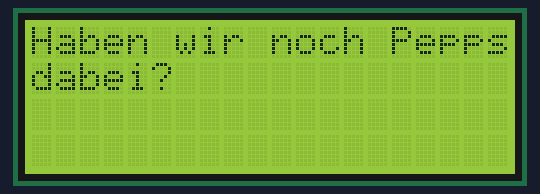
A sketch run on a simulated Arduino Uno, built with avr-gcc and run on an emulated ATmega328P. Shown: 20×4 character LCD.

Above: at 3.1 s.
At 6.2 s:
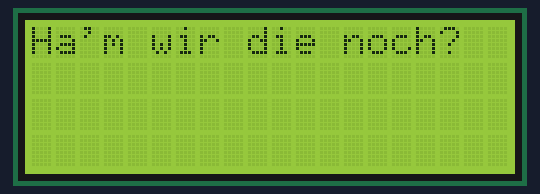
At 9.2 s:
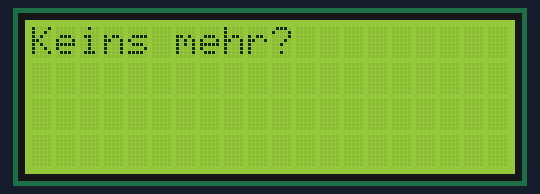
At 15.2 s:
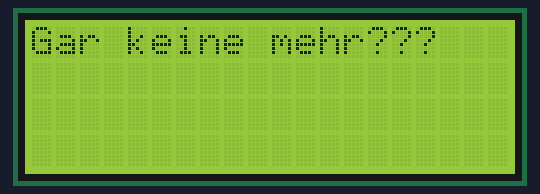
At 18.2 s:
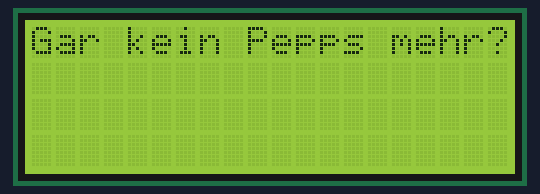
At 36.4 s:
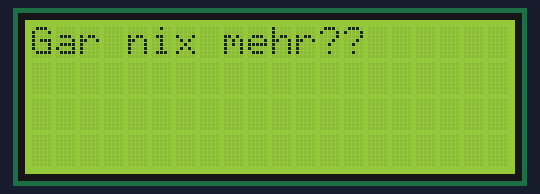

Measured:
- what the display in image 0 shows lasts 2.5 s, from 3.1 s to 5.6 s

The sketch:

sketch.ino
```cpp
#include <Wire.h>
#include <LiquidCrystal_I2C.h>

LiquidCrystal_I2C lcd(0x27, 2, 1, 0, 4, 5, 6, 7, 3, POSITIVE);

void showText(LiquidCrystal_I2C& lcd, String string) {
    int row = 0;
    string.trim();
    while (string.length() > 0) {
        lcd.setCursor(0, row);

        lcd.print(string.substring(0, min(20, string.length())));
        row++;
        string = string.substring(min(20, string.length() + 1));
        string.trim();
    }
}


int wait1 = 2500;
int wait2 = 500;

void pepps(LiquidCrystal_I2C& lcd, String string) {
    showText(lcd, string);
    delay(wait1);
    lcd.clear(); lcd.home();
    delay(wait2);
}

void setup() {
    Serial.begin(9600);

    lcd.begin(20, 4);
    lcd.noBlink();

    lcd.setCursor(0, 0);
    //lcd.print("Hello World! abcdefghijklmnopqrstuvwxyz");
    //lcd.setCursor(0, 1);
    //lcd.print("Haben wir noch Pepps dabei?");
    // showText(lcd, "Haben wir noch Pepps dabei?");
}

void loop() {
    /*
    lcd.setCursor(0, 0);
    lcd.print("Sec since start:");
    lcd.setCursor(0, 1);
    lcd.print(millis() / 1000);
    */

    //delay(1000);
    //Serial.println("Test");

    /*
    pepps(lcd, "Haben wir noch Pepps?");
    pepps(lcd, "Ne?");
    pepps(lcd, "Wer hat den letzten genommen?");
    pepps(lcd, "Hast du die Pepps noch genommen?");
    pepps(lcd, "Hallo! Hast du die Pepps noch genommen?");
    */

    delay(3000);
    pepps(lcd, "Haben wir noch Pepps dabei?");
    pepps(lcd, "Ha'm wir die noch?");
    pepps(lcd, "Keins mehr?");
    pepps(lcd, "Gar nix mehr??");
    pepps(lcd, "Gar keine mehr???");
    pepps(lcd, "Gar kein Pepps mehr?");
    pepps(lcd, "Zwei noch?");
}
```
